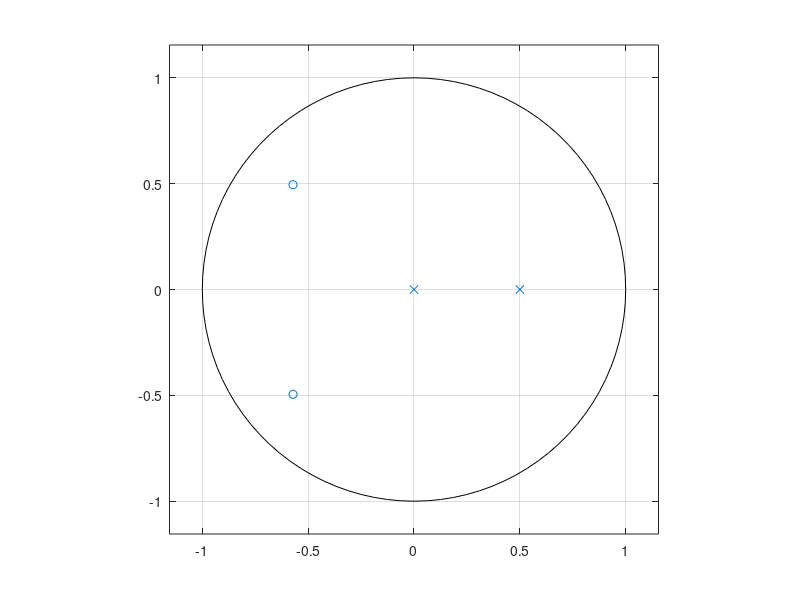
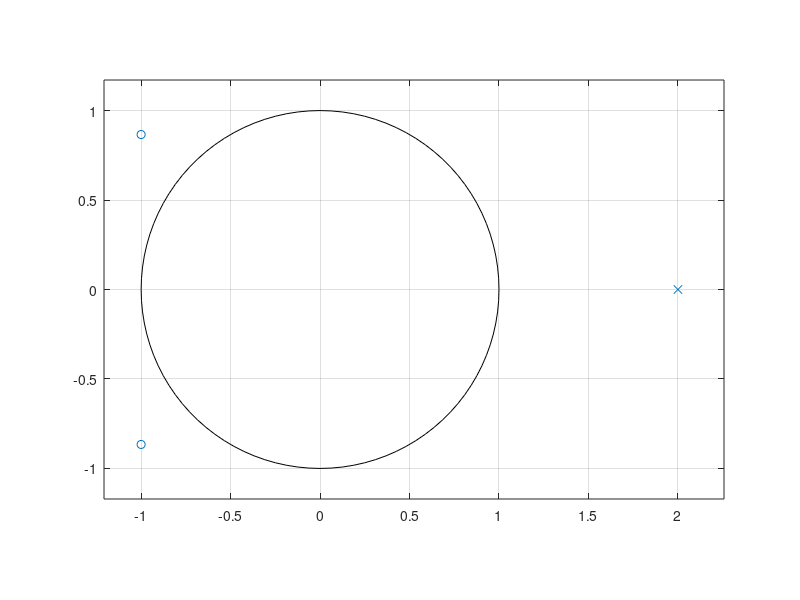
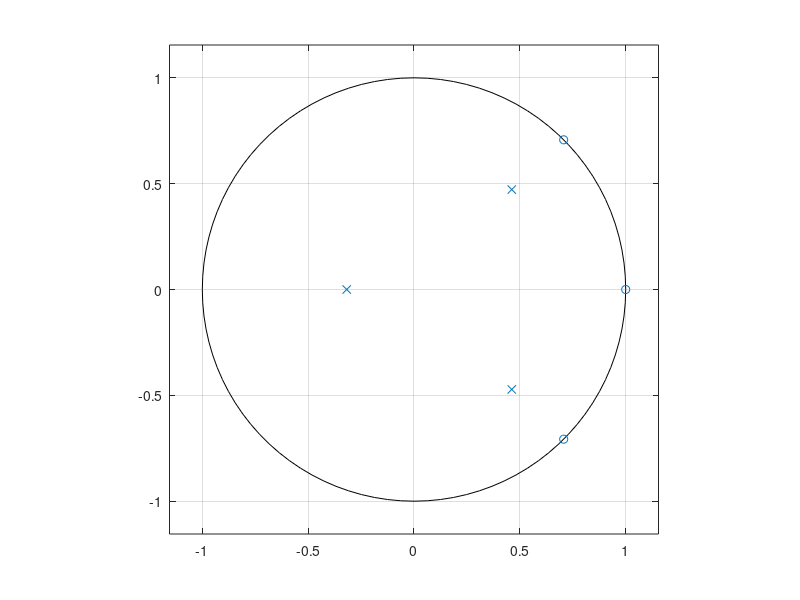
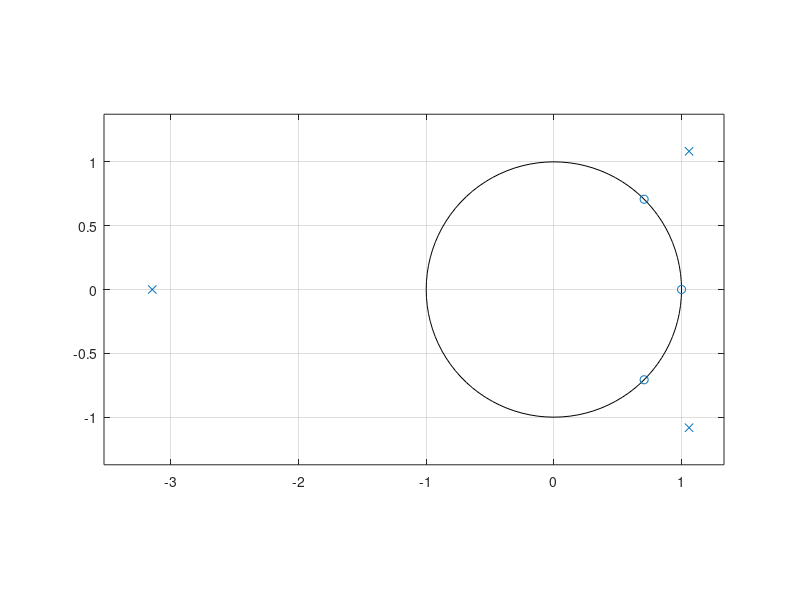

Reproduce these figures in MATLAB, in order.
%Prob. 10(a)
b1 = [1 2 1.75];
a1 = [1 -0.5];

b1_min = polystab(b1);
a1_min = polystab(a1);

figure
title('minimum-phase')
zplane(b1_min, a1_min)

sys1 = tf(b1_min, a1_min);
Z1 = zero(sys1);
P1 = pole(sys1);
Z1_recip = conj(1./Z1);
P1_recip = 1./P1;

figure
title('maximum-phase')
zplane(Z1_recip, P1_recip)

%Prob. 10(b)
b2 = [1 -2.4142 2.4142 -1];
a2 = [1 -1.8 1.62 0.729];

b2_min = polystab(b2);
a2_min = polystab(a2);

figure
title('minimum-phase')
zplane(b2_min, a2_min)

sys2 = tf(b2_min, a2_min);
Z2 = zero(sys2);
P2 = pole(sys2);
Z2_recip = conj(1./Z2);
P2_recip = 1./P2;

figure
title('maximum-phase')
zplane(Z2_recip, P2_recip)